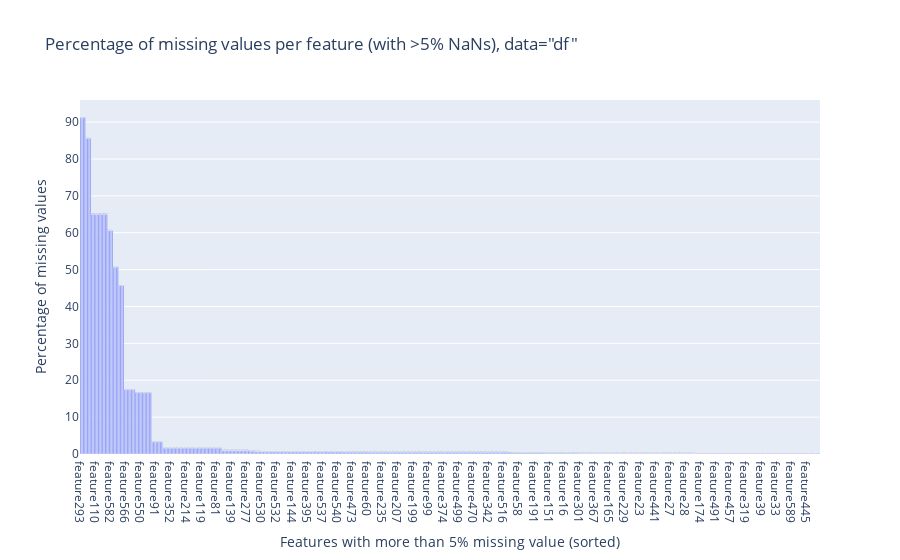

Source (notebook cell):
### Code cell
df_na_sort= df_na['Percentage (%)'].sort_values(ascending=False)
df_nulls_sort_shape = px.bar(x=df_na_sort.index, y = df_na_sort, title='Percentage of missing values per feature (with >5% NaNs), data="df"',
             text = round(df_na_sort,1))
df_nulls_sort_shape.update_xaxes(title_text='Features with more than 5% missing value (sorted)',type='category')
df_nulls_sort_shape.update_yaxes(title_text='Percentage of missing values')
df_nulls_sort_shape.show()

### Figure 1 — Plotly figure (JSON) as saved in the notebook; plotly's stock layout.template omitted (floating-point values rounded to 4 significant figures; data arrays with more than 128 entries replaced by an {"elided": "..."} marker saying what was removed)
{"data": [{"alignmentgroup": "True", "hovertemplate": "x=%{x}<br>y=%{y}<br>text=%{text}<extra></extra>", "legendgroup": "", "marker": {"color": "#636efa", "pattern": {"shape": ""}}, "name": "", "offsetgroup": "", "orientation": "v", "showlegend": false, "text": {"elided": "538 float values"}, "textposition": "auto", "type": "bar", "x": {"elided": "538 str values"}, "xaxis": "x", "y": {"elided": "538 float values"}, "yaxis": "y"}], "layout": {"barmode": "relative", "legend": {"tracegroupgap": 0}, "title": {"text": "Percentage of missing values per feature (with >5% NaNs), data=\"df\""}, "xaxis": {"anchor": "y", "domain": [0, 1], "title": {"text": "Features with more than 5% missing value (sorted)"}, "type": "category"}, "yaxis": {"anchor": "x", "domain": [0, 1], "title": {"text": "Percentage of missing values"}}}}
